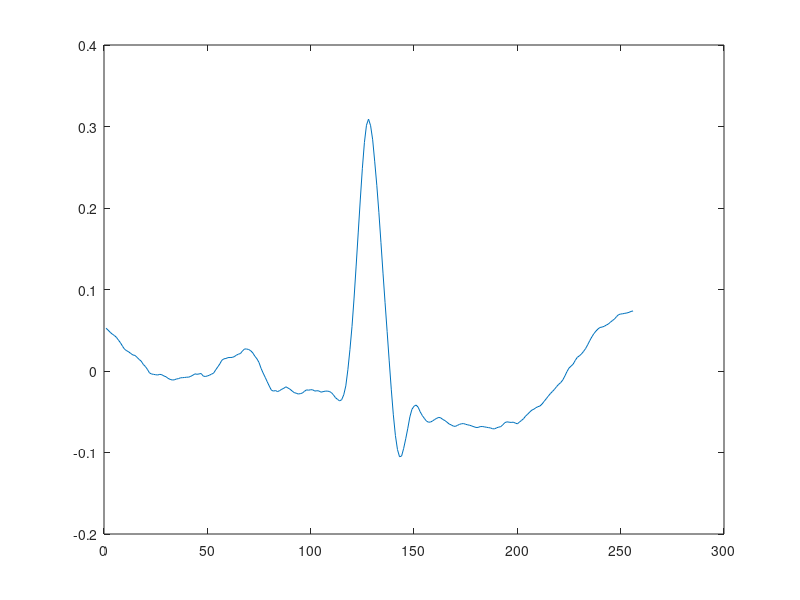
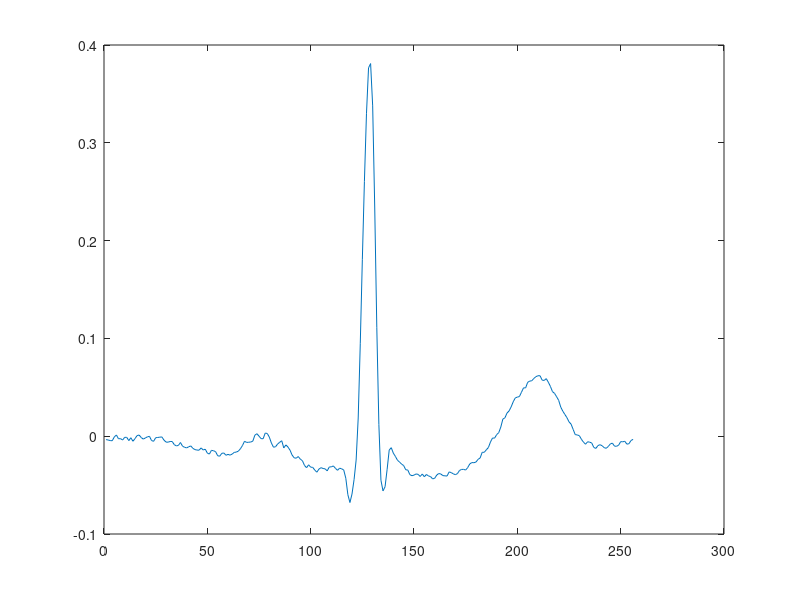
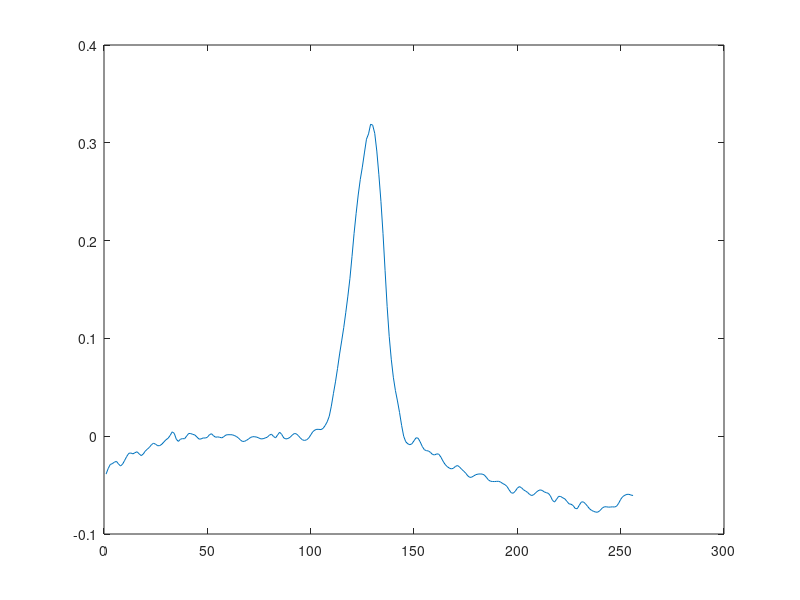
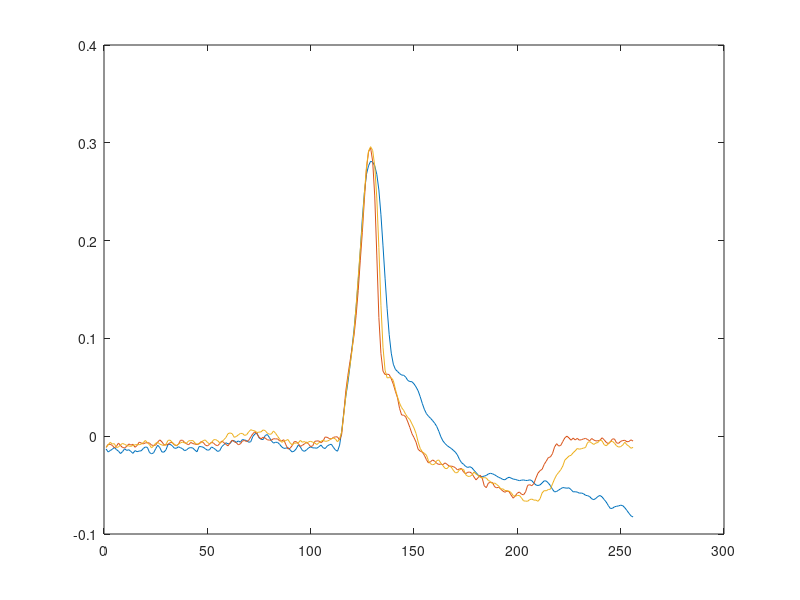

Here is the MATLAB script that generated these plots, in order:
clear all
close all

% Ex1
load('ECG_train.mat')
load('ECG_test.mat')

plot(train(:,1))
figure
plot(train(:,2))
figure
plot(train(:,3))

figure
plot(train(:,101:103))

figure
plot(train(:,201:203))

figure
plot(train(:,301:303))

figure
plot(test(:,1))